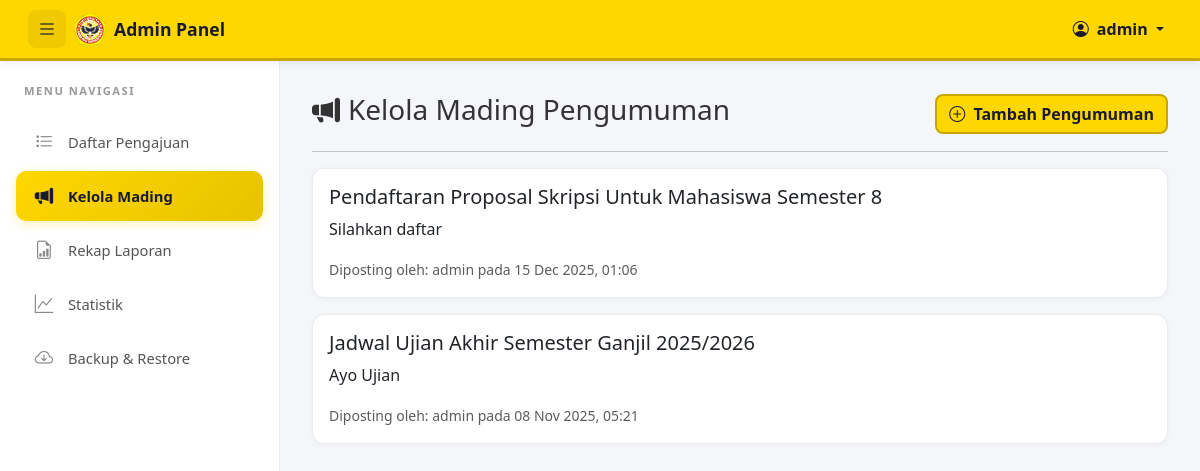
The page /admin/mading.php (signed in) on the database its author committed.
### tables this page shows
CREATE TABLE `mading` (
  `id` int(11) NOT NULL,
  `judul` varchar(255) NOT NULL,
  `isi` text NOT NULL,
  `gambar` varchar(255) DEFAULT NULL,
  `user_id` int(11) NOT NULL COMMENT 'Admin yang memposting',
  `tanggal_dibuat` timestamp NOT NULL DEFAULT current_timestamp()
);

CREATE TABLE `users` (
  `id` int(11) NOT NULL,
  `nama_lengkap` varchar(100) NOT NULL,
  `prodi_id` int(11) DEFAULT NULL,
  `username` varchar(50) NOT NULL,
  `email` varchar(255) DEFAULT NULL,
  `telepon` varchar(20) DEFAULT NULL,
  `password` varchar(255) NOT NULL,
  `foto_profil` varchar(255) DEFAULT NULL,
  `role` enum('admin','user','dekan','wakil_dekan') NOT NULL DEFAULT 'user',
  `created_at` timestamp NOT NULL DEFAULT current_timestamp()
);

### admin/mading.php (the view, shortened to what this page needs)
<?php
require '../config/database.php';
$stmt = $pdo->query("SELECT m.*, u.nama_lengkap as admin_name FROM mading m JOIN users u ON m.user_id = u.id ORDER BY m.tanggal_dibuat DESC");
$pengumuman_list = $stmt->fetchAll(PDO::FETCH_ASSOC);
?>
<!DOCTYPE html>
<html lang="id">
<head>
    <link href="https://cdn.jsdelivr.net/npm/bootstrap@5.3.2/dist/css/bootstrap.min.css" rel="stylesheet">
    <link href="https://cdn.jsdelivr.net/npm/bootstrap-icons/font/bootstrap-icons.css" rel="stylesheet">
    <link rel="stylesheet" href="../assets/css/style.css?v=<?= time(); ?>">
    <link rel="stylesheet" href="../assets/css/responsive.css?v=<?= time(); ?>">
</head>
<body>
<nav class="navbar navbar-expand-lg navbar-custom">
    <div class="container-fluid">
        <div class="d-flex align-items-center">
            <button class="btn me-2" id="sidebar-toggle"><i class="bi bi-list fs-5"></i></button>
            <a class="navbar-brand d-flex align-items-center" href="index.php">
                <img src="../assets/img/logo_ulm.png?v=<?= filemtime('../assets/img/logo_ulm.png'); ?>" alt="Logo ULM" width="32" height="32" class="d-inline-block align-text-top me-2">
                Admin Panel
            </a>
        </div>
        <ul class="navbar-nav ms-auto">
            <li class="nav-item dropdown">
                <a class="nav-link dropdown-toggle" href="#" role="button" data-bs-toggle="dropdown">
                    <i class="bi bi-person-circle me-1"></i> <?= htmlspecialchars($_SESSION['username']); ?>
                </a>
            </li>
        </ul>
    </div>
</nav>
<div class="main-container">
    <div class="sidebar p-3">
        <div class="mb-3 px-2">
            <span class="sidebar-heading"><span class="link-text">Menu Navigasi</span></span>
        </div>
        <ul class="nav flex-column" id="sidebar-nav">
            <li class="nav-item">
                <a class="nav-link" href="index.php"><i class="bi bi-list-task"></i> <span class="link-text">Daftar Pengajuan</span></a>
            </li>
            <li class="nav-item">
                <a class="nav-link active" href="mading.php"><i class="bi bi-megaphone-fill"></i> <span class="link-text">Kelola Mading</span></a>
            </li>
            <li class="nav-item">
                <a class="nav-link" href="rekap.php"><i class="bi bi-file-earmark-bar-graph"></i> <span class="link-text">Rekap Laporan</span></a>
            </li>
            <li class="nav-item">
                <a class="nav-link" href="statistik.php"><i class="bi bi-graph-up"></i> <span class="link-text">Statistik</span></a>
            </li>
            <li class="nav-item">
                <a class="nav-link" href="backup_restore.php"><i class="bi bi-cloud-arrow-down"></i> <span class="link-text">Backup & Restore</span></a>
            </li>
        </ul>
    </div>
    <div class="content">
    <div class="d-flex justify-content-between align-items-center mb-3">
        <h3><i class="bi bi-megaphone-fill me-2"></i>Kelola Mading Pengumuman</h3>
        <button type="button" class="btn btn-primary-custom" data-bs-toggle="modal" data-bs-target="#tambahMadingModal">
            <i class="bi bi-plus-circle me-1"></i> Tambah Pengumuman
        </button>
    </div>
    <hr>
    <?php if (empty($pengumuman_list)): ?>
        <div class="alert alert-info text-center">Belum ada pengumuman.</div>
    <?php else: ?>
        <?php foreach ($pengumuman_list as $p): ?>
        <div class="card mb-3">
            <div class="card-body">
                <div class="row">
                    <?php if (!empty($p['gambar'])): ?>
                    <div class="col-md-3">
                        <img src="../assets/uploads/<?= htmlspecialchars($p['gambar']); ?>" class="img-fluid rounded" alt="Gambar Pengumuman">
                    </div>
                    <div class="col-md-9">
                    <?php else: ?>
                    <div class="col-md-12">
                    <?php endif; ?>
                        <h5 class="card-title"><?= htmlspecialchars($p['judul']); ?></h5>
                        <p class="card-text"><?= nl2br(htmlspecialchars($p['isi'])); ?></p>
                        <p class="card-text"><small class="text-muted">Diposting oleh: <?= htmlspecialchars($p['admin_name']); ?> pada <?= date('d M Y, H:i', strtotime($p['tanggal_dibuat'])); ?></small></p>
                    </div>
                </div>
            </div>
        </div>
        <?php endforeach; ?>
    <?php endif; ?>
    </div>
</div>
</body>
</html>

### assets/css/style.css (style rules this page uses)
:root { --ulm-yellow: #FFD700; --ulm-yellow-light: #FFF8DC; --ulm-yellow-dark: #C7A600; --ulm-gold: #E6C300; --ulm-dark: #1a1a2e; --ulm-body-bg: #f5f6fa; --primary-color: #FFD700; }
body { background-color: var(--ulm-body-bg); font-family: 'Segoe UI', -apple-system, BlinkMacSystemFont, sans-serif; color: #333; }
.navbar-custom { background: #FFD700; border-bottom: 3px solid #C7A600; padding: 0.5rem 1rem; position: sticky; top: 0; z-index: 1030; box-shadow: 0 2px 8px rgba(0,0,0,0.08); }
.navbar-custom .navbar-brand { color: #1a1a2e; font-weight: 700; font-size: 1.1rem; }
.navbar-custom .nav-link { color: #1a1a2e; font-weight: 600; }
#sidebar-toggle { border: none; background: rgba(0,0,0,0.06); border-radius: 8px; width: 38px; height: 38px; display: flex; align-items: center; justify-content: center; transition: all 0.2s; }
#sidebar-toggle i { color: #1a1a2e; }
.btn-primary-custom { background: #FFD700; border: 2px solid #C7A600; color: #1a1a2e; font-weight: 600; border-radius: 8px; transition: all 0.2s; }
.sidebar { background: #fff; border-right: 1px solid #e9ecef; }
.sidebar .sidebar-heading { font-size: 0.7rem; text-transform: uppercase; letter-spacing: 1.5px; color: #999; font-weight: 700; }
.sidebar .nav-link { color: #555; font-size: 0.92rem; font-weight: 500; padding: 0.6rem 0.9rem; border-radius: 8px; margin-bottom: 3px; transition: all 0.2s ease; display: flex; align-items: center; }
.sidebar .nav-link .bi { font-size: 1.1rem; width: 22px; text-align: center; margin-right: 10px; color: #777; }
.sidebar .nav-link.active { background: #FFD700; color: #1a1a2e; font-weight: 700; box-shadow: 0 2px 8px rgba(255, 215, 0, 0.25); }
.sidebar .nav-link.active .bi { color: #1a1a2e; }
.card { border: 1px solid #e9ecef; border-radius: 12px; box-shadow: 0 1px 6px rgba(0,0,0,0.04); transition: all 0.2s ease; }

### assets/css/responsive.css (style rules this page uses)
.sidebar { transition: width 0.3s cubic-bezier(0.4, 0, 0.2, 1), padding 0.3s ease, border-right 0.3s ease !important; }
* { -webkit-tap-highlight-color: transparent; }

### admin/mading.php (style rules this page uses)
body { display: flex; min-height: 100vh; flex-direction: column; }
.main-container { display: flex; flex: 1; }
.sidebar { width: 280px; background: #fff; border-right: 1px solid #e9ecef; transition: width 0.3s; box-shadow: 2px 0 10px rgba(0,0,0,0.03); }
.content { flex: 1; padding: 2rem; background: #f5f6fa; }
.sidebar .sidebar-heading { font-size: 0.7rem; text-transform: uppercase; letter-spacing: 1.5px; color: #999; font-weight: 700; }
.sidebar .nav-link { color: #555 !important; font-size: 0.92rem; font-weight: 500; padding: 0.7rem 1rem; border-radius: 10px; margin-bottom: 4px; transition: all 0.2s ease; display: flex; align-items: center; }
.sidebar .nav-link .bi { font-size: 1.15rem; width: 24px; text-align: center; margin-right: 12px; color: #888; }
.sidebar .nav-link.active { background: linear-gradient(135deg, #FFD700, #E6C300) !important; color: #1a1a2e !important; font-weight: 700; box-shadow: 0 3px 12px rgba(255, 215, 0, 0.3); }
.sidebar .nav-link.active .bi { color: #1a1a2e !important; }

### rows shown on the page
mading: judul "Pendaftaran Proposal Skripsi Untuk Mahasiswa Semester 8", isi "Silahkan daftar", user.nama_lengkap "admin", tanggal_dibuat "15 Dec 2025, 01:06"
mading: judul "Jadwal Ujian Akhir Semester Ganjil 2025/2026", isi "Ayo Ujian", user.nama_lengkap "admin", tanggal_dibuat "08 Nov 2025, 05:21"

### other values the page prints
$_SESSION['username'] "admin"
